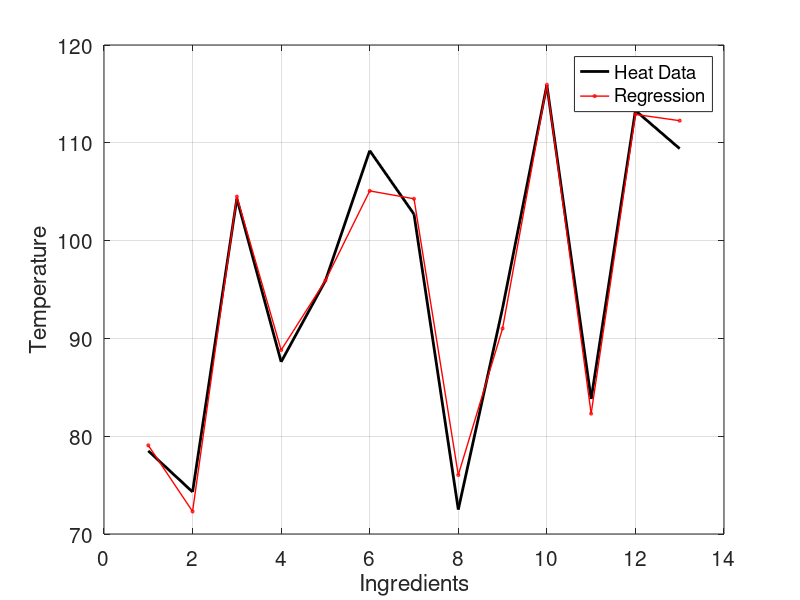

Reproduce this figure in MATLAB.
% Linear Regression using SVD - Example #2

clear all, close all, clc

load hald;
A = ingredients;
b = heat;

[U, S, V] = svd(A,'econ');
x = V*inv(S)*U'*b;

plot(b,'k', 'LineWidth',2); hold on     % Plotting Data
plot(A*x, 'r-o', 'LineWidth', 1., 'MarkerSize',2);  % Plot Regression
l1 = legend('Heat Data', 'Regression')
set(l1, 'FontSize', 18)
grid on
set(gcf, 'Position', [1400 100 1500 1500])
set(gca, 'FontSize', 15)
xlabel('Ingredients')
ylabel('Temperature')
